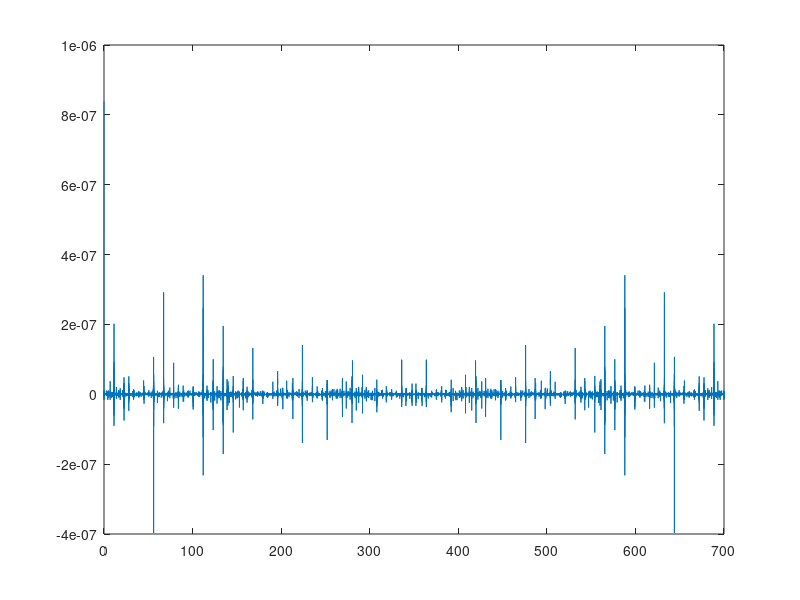

The MATLAB script that drew this image: (Note: this script raises an error after producing the figure.)


fs = 100;
t = 0: 1/fs : 700;
x = sin(400*pi*t)% + 2* cos(150*pi*t); 
test = fft(x);
plot(t, test)


ustep=[zeros(1,2) ones(1,48)];
n=-2:47;
a=0.5;
xa=a.^n;
for i=1:50,
x(i)=xa(i)*ustep(i);
end
h=ustep;
y=conv(x,h);
ny=-4:94;
stem(ny,y);

k = -10:1:10;
x = heaviside(k+2) - heaviside(k-3)
h = heaviside(k+7) - heaviside(k-8)
subplot(3,1,1),stem(k,x)
subplot(3,1,2),stem(k,h)
y=conv(x,h);
ny=-4:10;
subplot(3,1,3),stem(ny,y)

x = input('Enter values of x(n): ');
zerox = input('Zero Position of x: ');
h = input('Enter values of h(n): ');
zeroh = input('Zero Position of h: ');
k1 = -(length(h)-1);
k2 = length(x)+length(h)-1;
kstart = 1;
kend = k2 - k1 + 1;
xk = heaviside(k+2) - heaviside(k-3)
hk = heaviside(k+4) - heaviside(k-5)

h = flip(h);
for i=1:length(h)
  hk(i+zeroh-1) = h(i);
endfor
shift = 0;
for j=1:k2-zeroh+1+1
  X(shift+1) = 0;
  for i=1:length(h)+zeroh-1
    X(shift+1) = X(shift+1) + hk(i)*xk(i+shift);
  endfor
  shift = shift+1;
endfor
disp('Value of x(k): ');
disp(xk);
disp('Value of h(-k): ');
disp(hk);
disp('Convolution Sum: ');
disp(X);
subplot(3,1,1);
stem(1:length(xk),xk);
title('x(n)');
subplot(3,1,2);
stem(1:length(hk),hk);
title('h(n)');
subplot(3,1,3);
stem(1:length(X),X);
title('X(m)');



k = -10:1:10;
x1 = heaviside(k+8) - heaviside(k-3)
x2 = heaviside(k+5) - heaviside(k-4)
x3 = heaviside(k+4) - heaviside(k-5)
x4 = heaviside(k+3) - heaviside(k-6)
x5 = heaviside(k+2) - heaviside(k-7)
x6 = heaviside(k+1) - heaviside(k-8)
stem(k,x1+x2+x3+x4+x5+x6)